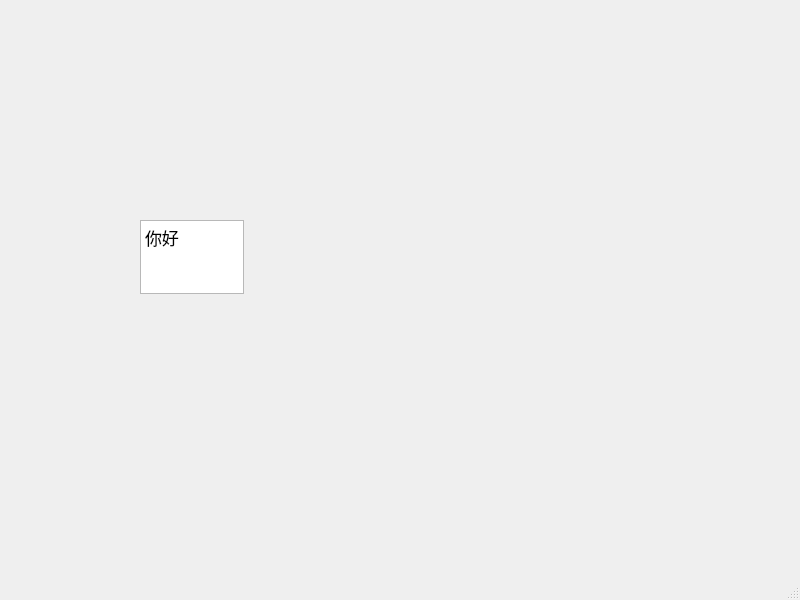
<?xml version="1.0" encoding="UTF-8"?>
<ui version="4.0">
 <class>MainWindow</class>
 <widget class="QMainWindow" name="MainWindow">
  <property name="geometry">
   <rect>
    <x>0</x>
    <y>0</y>
    <width>800</width>
    <height>600</height>
   </rect>
  </property>
  <property name="windowTitle">
   <string>MainWindow</string>
  </property>
  <widget class="QWidget" name="centralwidget">
   <widget class="QTextEdit" name="textEdit">
    <property name="geometry">
     <rect>
      <x>140</x>
      <y>220</y>
      <width>104</width>
      <height>74</height>
     </rect>
    </property>
    <property name="html">
     <string>&lt;!DOCTYPE HTML PUBLIC &quot;-//W3C//DTD HTML 4.0//EN&quot; &quot;http://www.w3.org/TR/REC-html40/strict.dtd&quot;&gt;
&lt;html&gt;&lt;head&gt;&lt;meta name=&quot;qrichtext&quot; content=&quot;1&quot; /&gt;&lt;meta charset=&quot;utf-8&quot; /&gt;&lt;style type=&quot;text/css&quot;&gt;
p, li { white-space: pre-wrap; }
hr { height: 1px; border-width: 0; }
li.unchecked::marker { content: &quot;\2610&quot;; }
li.checked::marker { content: &quot;\2612&quot;; }
&lt;/style&gt;&lt;/head&gt;&lt;body style=&quot; font-family:'.AppleSystemUIFont'; font-size:13pt; font-weight:400; font-style:normal;&quot;&gt;
&lt;p style=&quot; margin-top:0px; margin-bottom:0px; margin-left:0px; margin-right:0px; -qt-block-indent:0; text-indent:0px;&quot;&gt;你好&lt;/p&gt;&lt;/body&gt;&lt;/html&gt;</string>
    </property>
   </widget>
  </widget>
  <widget class="QMenuBar" name="menubar">
   <property name="geometry">
    <rect>
     <x>0</x>
     <y>0</y>
     <width>800</width>
     <height>43</height>
    </rect>
   </property>
  </widget>
  <widget class="QStatusBar" name="statusbar"/>
 </widget>
 <resources/>
 <connections/>
</ui>
